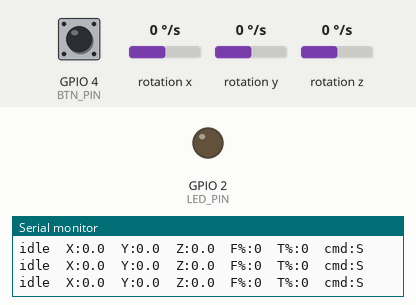
Simulated run of this sketch. Board: ESP32-S2. Shown: output pins drawn as LEDs (lit = HIGH), the last lines printed to the serial monitor. Wiring (inferred from the names in the program): MPU-6050 motion sensor at I2C address 0x68. The test bench sets the inputs (shaded band); at power-on: GPIO 4 (BTN_PIN) HIGH, rotation x 0 °/s, rotation y 0 °/s, rotation z 0 °/s. Nothing arrives over Bluetooth unless stated.

Above: at 2.6 s.
2.7 s: GPIO 4 (BTN_PIN) pulled LOW for 0.15 s
At 2.81 s:
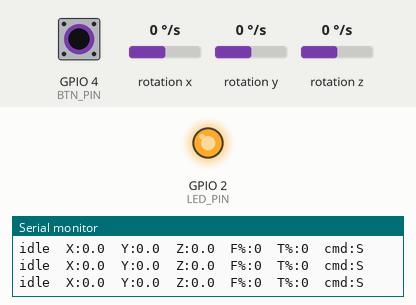
4.3 s: GPIO 4 (BTN_PIN) pulled LOW for 3.2 s
At 7.9 s:
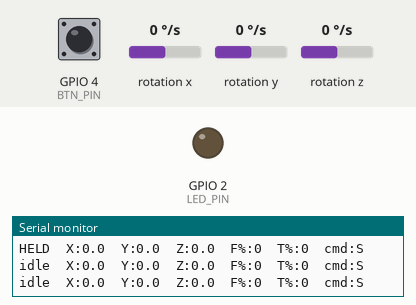
Timing chart, 0 to 9.4 s (numbered marks = the images above; inputs shaded):
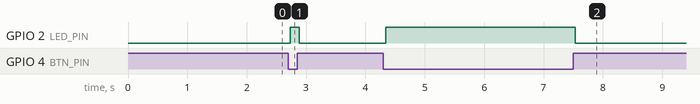

The sketch:

Bot_Remote.ino
```cpp
// ESP32 handheld motion remote for the self-balancing bot
// MPU6050 + push button (deadman). Talks to the bot's HC-05 over Bluetooth Classic.
//
// How it works:
//   * Button NOT pressed -> bot gets 'S' (stands still, only balances). Remote orientation is ignored.
//   * Button pressed     -> the current hand position becomes "normal" (all angles reset to 0).
//                           Rotating the remote RELATIVE to that moment drives the bot.
//   * Button released    -> 'S' is sent, motion stops.
//
// Angles come from integrating the gyro ONLY while the button is held, so there is
// nothing to drift between presses and the mounting orientation doesn't matter.
//
// DEADZONES (so forward doesn't leak into left/right):
//   * GYRO_DEADBAND: tiny rotation rates are ignored (no drift / hand tremor).
//   * AXIS_DOMINANCE: if one axis is clearly bigger than the other, the weaker axis
//     is zeroed. Forward/back only turns the bot if you really rotate on both axes.
//   * FWD_ON / SPIN_ON: angle threshold before anything is sent.
//
// Axis mapping (change the AX_/SIGN_ constants below to match how you hold it):
//   rotation about Z -> forward / backward
//   rotation about Y -> rotate the bot clockwise / counter-clockwise (spin in place)
//   (X is not used)
//
// Needs a CLASSIC ESP32 (ESP32-WROOM DevKit). ESP32-S2/S3/C3 have no Bluetooth Classic.

#include <Wire.h>
#include "BluetoothSerial.h"

#if !defined(CONFIG_BT_ENABLED) || !defined(CONFIG_BLUEDROID_ENABLED)
#error "Bluetooth Classic is not enabled - use a classic ESP32 board"
#endif

BluetoothSerial SerialBT;

// ---------- Pins ----------
#define BTN_PIN   4          // button between GPIO4 and GND (internal pull-up)
#define LED_PIN   2          // onboard LED: on while button held
#define SDA_PIN   21
#define SCL_PIN   22

// ---------- Bluetooth target ----------
const char* BOT_NAME = "Pivot";      // name of the bot's HC-05
const char* BOT_PIN  = "1234";       // HC-05 default pairing PIN (sometimes 0000)

// ---------- Axis mapping (0 = X, 1 = Y, 2 = Z) ----------
const int   AX_FWD   = 2;   const float SIGN_FWD  = +1;   // Z: + => forward
const int   AX_SPIN  = 1;   const float SIGN_SPIN = +1;   // Y: + => clockwise

// ---------- Thresholds (degrees rotated since the button was pressed) ----------
const float FWD_ON   = 15.0, FWD_OFF   = 10.0;    // on > off gives hysteresis (bigger = stricter)
const float SPIN_ON  = 15.0, SPIN_OFF  = 10.0;
const bool  COMBINE_MOVE_AND_TURN = false;  // strict mode: ONE axis at a time (the axis lock below enforces it)

// ---------- Deadzones ----------
const float GYRO_DEADBAND  = 1.2;    // dps: rates below this are ignored while integrating (no drift/tremor)
// AXIS LOCK: a gesture is accepted only when one axis crosses its threshold AND is at least
// AXIS_DOMINANCE times bigger than the other axis (both measured relative to their thresholds).
// Ambiguous gestures send nothing. Once accepted, the other axis is locked out (and its
// integrated angle forced to 0) until you return to neutral, so forward can never leak into left/right.
const float AXIS_DOMINANCE = 2.5;    // raise (e.g. 3.0) = stricter, lower = more forgiving
const float REL_CLAMP      = 60.0;   // deg: integrated angle is limited so you can come back to neutral quickly

// PROPORTIONAL = true : the further you rotate, the faster the bot moves (needs the new bot sketch)
// PROPORTIONAL = false: fixed-speed letters F B Q E ... exactly like the version that worked before
const bool PROPORTIONAL = true;

// Proportional control: 0 at rest, MIN_xxx_PCT right at the threshold angle,
// rising linearly to 100% at the FULL angle (degrees rotated since the button press).
const float FWD_FULL  = 40.0;      // deg for 100% forward/back
const float SPIN_FULL = 40.0;      // deg for 100% rotation
const int   MIN_FWD_PCT  = 60;     // % sent as soon as the threshold is crossed
const int   MIN_SPIN_PCT = 40;
const unsigned long SEND_MIN_MS = 100;   // max 10 updates/s (keeps the bot's Bluetooth load low)

const unsigned long KEEPALIVE_MS = 250;   // resend the active command at 4 Hz
const bool DEBUG = true;                  // print angles to USB Serial (115200)

// ---------- MPU6050 ----------
const uint8_t MPU = 0x68;
const float GYRO_LSB = 65.5;              // +/-500 dps range

float gyroBias[3] = {0, 0, 0};            // dps
float rel[3]      = {0, 0, 0};            // degrees rotated since button press

// ---------- State ----------
bool pressed = false;
int  fState = 0, rState = 0;              // -1 / 0 / +1 with hysteresis
int  lockAxis = 0;                        // 0 = undecided, 1 = forward/back only, 2 = rotate only
char lastCmd = 'S';
int  lastF = 0, lastT = 0;               // last forward% / rotate% sent
unsigned long lastSend = 0, lastUs = 0, lastDebug = 0, lastConnTry = 0;

// ---------- Button (debounced) ----------
bool lastRaw = false, stableBtn = false;
unsigned long lastChange = 0;

bool readButton() {
  bool raw = (digitalRead(BTN_PIN) == LOW);
  if (raw != lastRaw) { lastRaw = raw; lastChange = millis(); }
  if (millis() - lastChange > 25) stableBtn = raw;
  return stableBtn;
}

// ---------- MPU ----------
bool readGyro(float g[3]) {
  Wire.beginTransmission(MPU);
  Wire.write(0x43);                        // GYRO_XOUT_H
  if (Wire.endTransmission(false) != 0) return false;
  if (Wire.requestFrom((uint16_t)MPU, (size_t)6, true) < 6) return false;
  for (int i = 0; i < 3; i++) {
    uint8_t hi = Wire.read();
    uint8_t lo = Wire.read();
    g[i] = (int16_t)((hi << 8) | lo) / GYRO_LSB;   // dps
  }
  return true;
}

void calibrateBias() {
  float sum[3] = {0, 0, 0};
  int n = 0;
  for (int i = 0; i < 500; i++) {
    float g[3];
    if (readGyro(g)) { for (int k = 0; k < 3; k++) sum[k] += g[k]; n++; }
    delay(2);
  }
  if (n > 0) for (int k = 0; k < 3; k++) gyroBias[k] = sum[k] / n;
}

// ---------- Logic ----------
int applyHyst(int state, float v, float on, float off) {
  if (state == 0) {
    if (v >  on) return  1;
    if (v < -on) return -1;
    return 0;
  }
  if (state ==  1 && v <  off) return 0;
  if (state == -1 && v > -off) return 0;
  return state;
}

// f: +forward/-back, r: +clockwise/-counter-clockwise
// Rotation alone spins the bot in place (Q/E). With forward/back it curves (G I H J).
char pickCmd(int f, int r) {
  if (!COMBINE_MOVE_AND_TURN && f != 0) r = 0;
  if (f > 0) { if (r < 0) return 'G'; if (r > 0) return 'I'; return 'F'; }
  if (f < 0) { if (r < 0) return 'H'; if (r > 0) return 'J'; return 'B'; }
  if (r < 0) return 'Q';
  if (r > 0) return 'E';
  return 'S';
}

// Magnitude grows linearly from minPct (at the threshold) to 100 (at `full` degrees).
int pctOut(int state, float angle, float on, float full, int minPct) {
  if (state == 0) return 0;
  float x = (fabs(angle) - on) / (full - on);
  x = constrain(x, 0.0f, 1.0f);
  return state * (int)(minPct + (100 - minPct) * x);
}

// round to the nearest 5 % so the value only changes in steps (less Bluetooth traffic)
int quant5(int v) { return ((v >= 0 ? v + 2 : v - 2) / 5) * 5; }

void sendCmd(char c) {
  if (SerialBT.connected(1)) {
    SerialBT.print(c);
    SerialBT.print('\n');
  }
  lastCmd  = c;
  lastSend = millis();
}

void sendAnalog(int fp, int tp) {
  fp = constrain(fp, -100, 100);
  tp = constrain(tp, -100, 100);
  if (SerialBT.connected(1)) {
    SerialBT.print('C');
    SerialBT.print(fp);
    SerialBT.print(',');
    SerialBT.print(tp);
    SerialBT.print('\n');
  }
  lastF = fp;
  lastT = tp;
  lastSend = millis();
}

void sendStop() {
  sendCmd('S');
  lastF = lastT = 0;
}

void onPress() {
  for (int i = 0; i < 3; i++) rel[i] = 0;   // current hand position = "normal"
  fState = rState = 0;
  lockAxis = 0;
  lastCmd = 'S';
  lastF = lastT = 0;
  digitalWrite(LED_PIN, HIGH);
}

void onRelease() {
  digitalWrite(LED_PIN, LOW);
  for (int i = 0; i < 3; i++) {             // send stop a few times for reliability
    sendCmd('S');
    delay(20);
  }
  lastF = lastT = 0;
}

// ---------- Setup ----------
void setup() {
  Serial.begin(115200);
  pinMode(BTN_PIN, INPUT_PULLUP);
  pinMode(LED_PIN, OUTPUT);

  Wire.begin(SDA_PIN, SCL_PIN);
  Wire.setClock(400000);

  Wire.beginTransmission(MPU); Wire.write(0x6B); Wire.write(0x00); Wire.endTransmission(true);  // wake
  Wire.beginTransmission(MPU); Wire.write(0x1B); Wire.write(0x08); Wire.endTransmission(true);  // +/-500 dps
  Wire.beginTransmission(MPU); Wire.write(0x1A); Wire.write(0x03); Wire.endTransmission(true);  // DLPF ~44 Hz

  Serial.println(F("Keep the remote still - measuring gyro bias..."));
  calibrateBias();

#if defined(ESP_ARDUINO_VERSION_MAJOR) && ESP_ARDUINO_VERSION_MAJOR >= 3
  SerialBT.setPin(BOT_PIN, 4);
#else
  SerialBT.setPin(BOT_PIN);
#endif
  SerialBT.begin("BotRemote", true);        // true = master
  Serial.println(F("Remote ready. Connecting to bot..."));
  SerialBT.connect(BOT_NAME);

  lastUs = micros();
}

// ---------- Loop ----------
void loop() {
  // 100 Hz
  unsigned long nowUs = micros();
  if (nowUs - lastUs < 10000) return;
  float dt = (nowUs - lastUs) / 1000000.0;
  lastUs = nowUs;

  // discard anything the bot sends back (its "rx:" echoes) so the buffer never fills
  while (SerialBT.available()) SerialBT.read();

  float g[3];
  if (!readGyro(g)) return;

  bool btn = readButton();
  if (btn && !pressed)  onPress();
  if (!btn && pressed)  onRelease();
  pressed = btn;

  if (pressed) {
    // integrate rotation since the press, with a per-axis rate deadband
    for (int i = 0; i < 3; i++) {
      float rate = g[i] - gyroBias[i];
      if (fabs(rate) < GYRO_DEADBAND) rate = 0;
      rel[i] += rate * dt;
      rel[i] = constrain(rel[i], -REL_CLAMP, REL_CLAMP);
    }

    float f = SIGN_FWD  * rel[AX_FWD];
    float r = SIGN_SPIN * rel[AX_SPIN];

    // strict axis lock (see AXIS_DOMINANCE): decide ONE axis, lock the other out
    if (lockAxis == 0) {
      float nf = fabs(f) / FWD_ON, nr = fabs(r) / SPIN_ON;   // 1.0 = at threshold
      if (nf >= 1.0 && nf > nr * AXIS_DOMINANCE)      lockAxis = 1;
      else if (nr >= 1.0 && nr > nf * AXIS_DOMINANCE) lockAxis = 2;
    }
    if (lockAxis == 1)      { r = 0; rel[AX_SPIN] = 0; }
    else if (lockAxis == 2) { f = 0; rel[AX_FWD]  = 0; }
    else                    { f = 0; r = 0; }                // undecided / ambiguous: send nothing

    fState = applyHyst(fState, f, FWD_ON,  FWD_OFF);
    rState = applyHyst(rState, r, SPIN_ON, SPIN_OFF);

    // back to neutral on the locked axis -> unlock, ready for the next gesture
    if (lockAxis == 1 && fState == 0) lockAxis = 0;
    if (lockAxis == 2 && rState == 0) lockAxis = 0;

    if (PROPORTIONAL) {
      // proportional output: -100..100 % for forward/back and rotation
      int fp = quant5(pctOut(fState, f, FWD_ON,  FWD_FULL,  MIN_FWD_PCT));
      int tp = quant5(pctOut(rState, r, SPIN_ON, SPIN_FULL, MIN_SPIN_PCT));
      if (!COMBINE_MOVE_AND_TURN && fp != 0) tp = 0;

      unsigned long nowMs = millis();
      if (fp == 0 && tp == 0) {
        if (lastF != 0 || lastT != 0) sendStop();                    // stop immediately
      } else if (fp != lastF || tp != lastT) {
        if (nowMs - lastSend >= SEND_MIN_MS) sendAnalog(fp, tp);     // value changed
      } else if (nowMs - lastSend > KEEPALIVE_MS) {
        sendAnalog(fp, tp);                                          // keep-alive
      }
    } else {
      // fixed-speed letters (the original, known-working behaviour)
      char cmd = pickCmd(fState, rState);
      if (cmd != lastCmd || (cmd != 'S' && millis() - lastSend > KEEPALIVE_MS)) {
        sendCmd(cmd);
      }
    }
  } else {
    // idle: slowly refine the gyro bias while the remote is still
    bool still = true;
    for (int i = 0; i < 3; i++) if (fabs(g[i] - gyroBias[i]) > 1.5) still = false;
    if (still) for (int i = 0; i < 3; i++) gyroBias[i] += 0.002 * (g[i] - gyroBias[i]);

    // reconnect if the link dropped (blocking, so only while the button is up)
    if (millis() - lastConnTry > 4000) {
      lastConnTry = millis();
      if (!SerialBT.connected(1)) {
        Serial.println(F("Not connected - trying..."));
        SerialBT.connect(BOT_NAME);
      }
    }
    // blink the LED when not connected
    if (!SerialBT.connected(0)) digitalWrite(LED_PIN, (millis() / 300) % 2);
    else                        digitalWrite(LED_PIN, LOW);
  }

  if (DEBUG && millis() - lastDebug > 200) {
    lastDebug = millis();
    Serial.print(pressed ? "HELD  " : "idle  ");
    Serial.print("X:"); Serial.print(rel[0], 1);
    Serial.print("  Y:"); Serial.print(rel[1], 1);
    Serial.print("  Z:"); Serial.print(rel[2], 1);
    Serial.print("  F%:"); Serial.print(lastF);
    Serial.print("  T%:"); Serial.print(lastT);
    Serial.print("  cmd:"); Serial.println(lastCmd);
  }
}
```

Measured:
- after the input at 2.7 s, GPIO 2 (LED_PIN): LOW → HIGH at once, → LOW 0.15 s later
- after the input at 4.3 s, GPIO 2 (LED_PIN): LOW → HIGH at once, → LOW 3.2 s later
